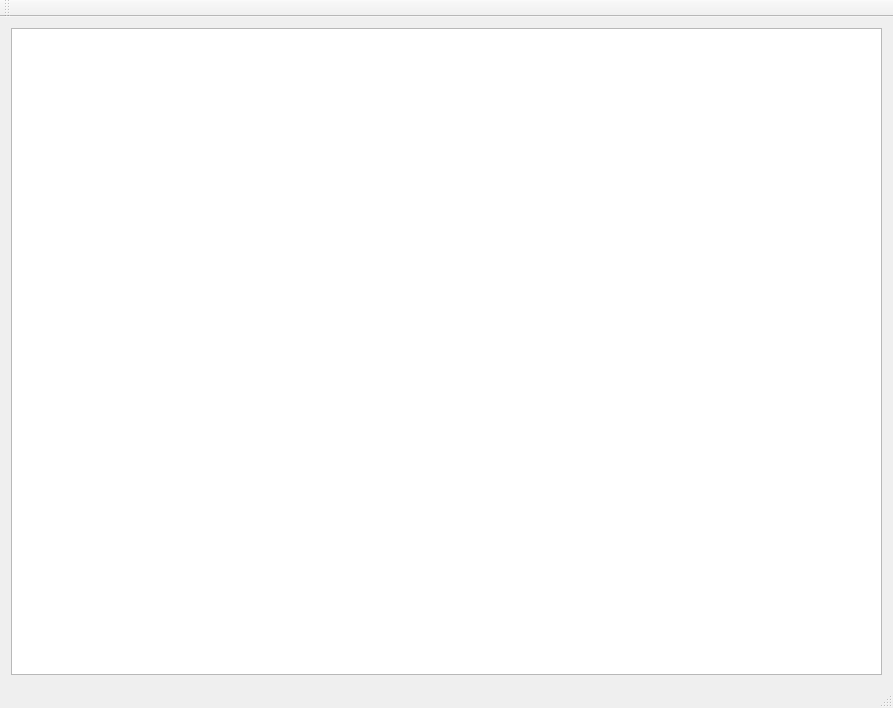
<?xml version="1.0" encoding="UTF-8"?>
<ui version="4.0">
 <class>MainWindow</class>
 <widget class="QMainWindow" name="MainWindow">
  <property name="geometry">
   <rect>
    <x>0</x>
    <y>0</y>
    <width>893</width>
    <height>708</height>
   </rect>
  </property>
  <property name="windowTitle">
   <string>MainWindow</string>
  </property>
  <widget class="QWidget" name="centralWidget">
   <layout class="QGridLayout" name="gridLayout">
    <item row="0" column="0">
     <widget class="GraphicsView" name="graphicsView"/>
    </item>
   </layout>
  </widget>
  <widget class="QMenuBar" name="menuBar">
   <property name="geometry">
    <rect>
     <x>0</x>
     <y>0</y>
     <width>893</width>
     <height>25</height>
    </rect>
   </property>
  </widget>
  <widget class="NodeToolBar" name="nodeToolBar">
   <property name="allowedAreas">
    <set>Qt::AllToolBarAreas</set>
   </property>
   <property name="orientation">
    <enum>Qt::Horizontal</enum>
   </property>
   <attribute name="toolBarArea">
    <enum>TopToolBarArea</enum>
   </attribute>
   <attribute name="toolBarBreak">
    <bool>false</bool>
   </attribute>
  </widget>
  <widget class="QStatusBar" name="statusBar"/>
 </widget>
 <layoutdefault spacing="6" margin="11"/>
 <customwidgets>
  <customwidget>
   <class>GraphicsView</class>
   <extends>QGraphicsView</extends>
   <header>app/view/graphicsview/GraphicsView.h</header>
  </customwidget>
  <customwidget>
   <class>NodeToolBar</class>
   <extends>QToolBar</extends>
   <header>app/view/widget/NodeToolBar.h</header>
  </customwidget>
 </customwidgets>
 <resources/>
 <connections/>
</ui>
